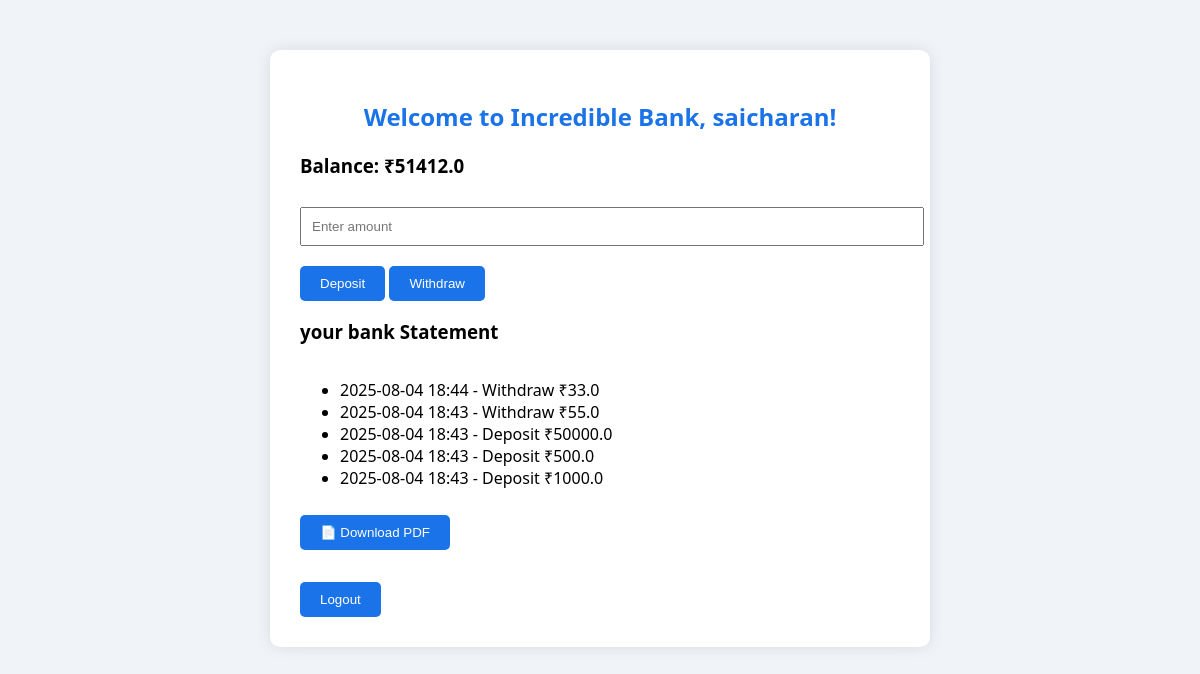
The page /dashboard (signed in) on the database its author committed.
### app.py (models this page shows)
class User(db.Model):
    id = db.Column(db.Integer, primary_key=True)
    username = db.Column(db.String(50), unique=True)
    password = db.Column(db.String(100))
    balance = db.Column(db.Float, default=0.0)

class Transaction(db.Model):
    id = db.Column(db.Integer, primary_key=True)
    user_id = db.Column(db.Integer)
    type = db.Column(db.String(10))
    amount = db.Column(db.Float)
    timestamp = db.Column(db.DateTime, default=datetime.now)

### app.py (the view, shortened to what this page needs)
@app.route('/dashboard', methods=['GET', 'POST'])
def dashboard():
    if 'user_id' not in session:
        return redirect(url_for('login'))
    user = User.query.get(session['user_id'])
    transactions = Transaction.query.filter_by(user_id=user.id).order_by(Transaction.timestamp.desc()).all()
    return render_template('dashboard.html', user=user, transactions=transactions)

### templates/dashboard.html (shortened to what this page needs)
<!DOCTYPE html>
<html>
<head>
    <link rel="stylesheet" href="{{ url_for('static', filename='css/style.css') }}">
</head>
<body>
    <div class="container">
        <h2>Welcome to Incredible Bank, {{ user.username }}!</h2>
        <h3>Balance: ₹{{ user.balance }}</h3>
        <form method="POST">
            <input type="number" name="amount" step="0.01" required placeholder="Enter amount">
            <button type="submit" name="action" value="deposit">Deposit</button>
            <button type="submit" name="action" value="withdraw">Withdraw</button>
        </form>
        <h3>your bank Statement </h3>
        <div style="max-height: 300px; overflow-y: auto;">
  <ul>
    {% for txn in transactions %}
        <li>{{ txn.timestamp.strftime('%Y-%m-%d %H:%M') }} - {{ txn.type }} ₹{{ txn.amount }}</li>
    {% endfor %}
  </ul>
</div>
        <a href="/download_statement"><button>📄 Download PDF</button></a><br><br>
        <a href="/logout"><button>Logout</button></a>
    </div>
</body>
</html>

### static/css/style.css (style rules this page uses)
body { font-family: 'Segoe UI', sans-serif; background-color: #f0f4f8; margin: 0; padding: 0; }
.container { max-width: 600px; margin: 50px auto; background: white; padding: 30px; border-radius: 10px; box-shadow: 0 0 15px rgba(0,0,0,0.1); }
h1, h2 { color: #1a73e8; text-align: center; }
button { background-color: #1a73e8; color: white; padding: 10px 20px; border: none; margin-top: 10px; border-radius: 5px; cursor: pointer; }
input { width: 100%; padding: 10px; margin: 10px 0; }

### rows shown on the page
User: username "saicharan", balance "51412.0"
Transaction: timestamp "2025-08-04 18:44", type "Withdraw", amount "33.0"
Transaction: timestamp "2025-08-04 18:43", type "Withdraw", amount "55.0"
Transaction: timestamp "2025-08-04 18:43", type "Deposit", amount "50000.0"
Transaction: timestamp "2025-08-04 18:43", type "Deposit", amount "500.0"
Transaction: timestamp "2025-08-04 18:43", type "Deposit", amount "1000.0"
